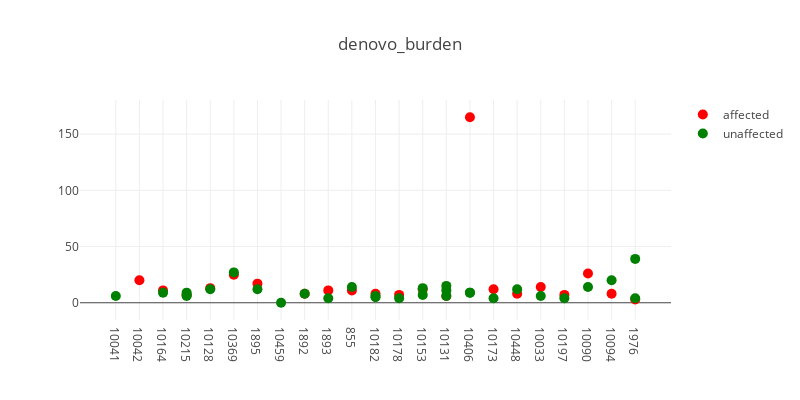
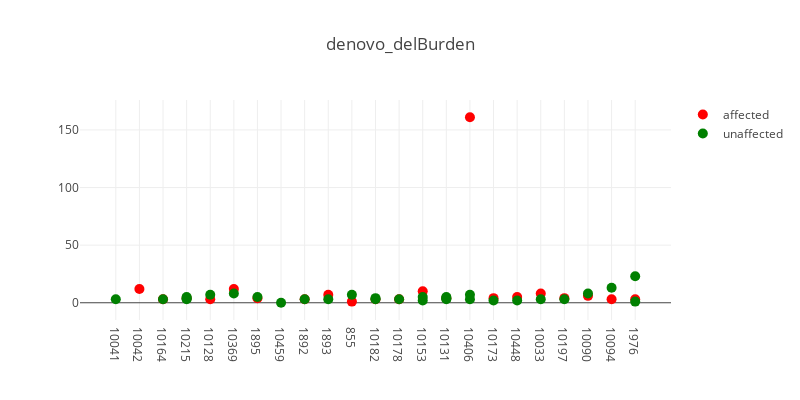
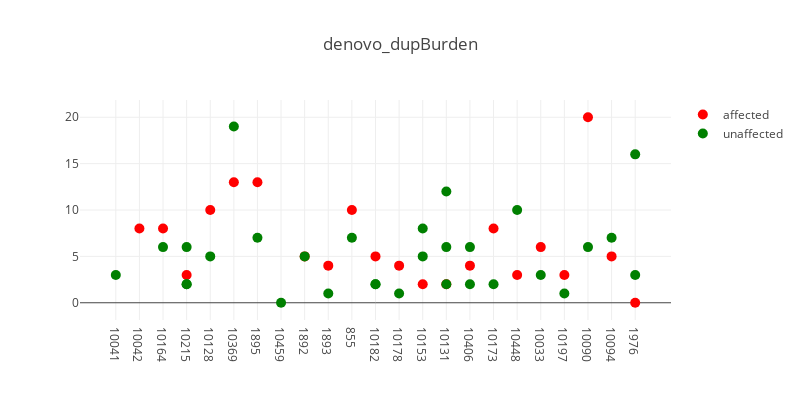
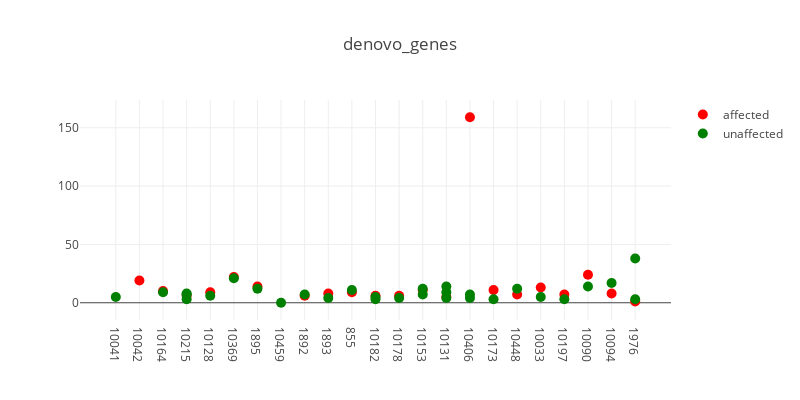

The cell these charts' notebook holds for them, in order:
### Code cell
import glob

data_dir = '/home/sudregp/data/cnv/xhmm/'
files = glob.glob(data_dir + '/denovo*cnv.indiv')
for f in files:
    t_str = '.'.join(f.split('/')[-1].split('.')[:-2])
    plot_plink_cnvs(f, t_str, verbose=True)

### Figure 1 — Plotly figure (JSON) as saved in the notebook; plotly's stock layout.template omitted (floating-point values rounded to 4 significant figures)
{"data": [{"hoverinfo": "text+y", "marker": {"color": "red", "size": 10}, "mode": "markers", "name": "affected", "showlegend": true, "text": ["CLIA_400126", "CLIA_400122", "CLIA_400125", "CLIA_400153", "CCGO_800980", "CLIA_400132", "CLIA_400134", "CLIA_400163", "CLIA_400216", "CLIA_400121", "CLIA_400131", "CLIA_400128", "CLIA_400140", "CLIA_400178", "CLIA_400149", "CLIA_400205", "CLIA_400127", "CLIA_400129", "CLIA_400123", "CLIA_400130", "CLIA_400204"], "type": "scatter", "x": [1, 2, 3, 4, 5, 6, 8, 9, 10, 11, 12, 13, 14, 15, 16, 17, 18, 19, 20, 21, 22], "y": [20, 11, 7, 13, 25, 17, 8, 11, 11, 8, 7, 12, 6, 165, 12, 8, 14, 7, 26, 8, 3]}, {"hoverinfo": "text+y", "hovertext": ["CLIA_400155", "CLIA_400135", "CLIA_400191", "CLIA_400189", "CLIA_400193", "CLIA_400152", "CCGO_800979", "CLIA_400158", "CLIA_400209", "CLIA_400175", "CLIA_400162", "CLIA_400133", "CLIA_400170", "CLIA_400172", "CLIA_400159", "CLIA_400210", "CLIA_400212", "CLIA_400138", "CLIA_400139", "CLIA_400142", "CLIA_400179", "CLIA_400180", "CLIA_400148", "CLIA_400200", "CLIA_400166", "CLIA_400181", "CLIA_400195", "CLIA_400144", "CLIA_400203", "CLIA_400201"], "marker": {"color": "green", "size": 10}, "mode": "markers", "name": "unaffected", "showlegend": true, "type": "scatter", "x": [0, 2, 3, 3, 3, 4, 5, 6, 7, 8, 9, 10, 11, 11, 12, 13, 13, 14, 14, 14, 15, 15, 16, 17, 18, 19, 20, 21, 22, 22], "y": [6, 9, 9, 6, 7, 12, 27, 12, 0, 8, 4, 14, 6, 5, 4, 13, 7, 6, 15, 11, 9, 9, 4, 12, 6, 4, 14, 20, 39, 4]}], "layout": {"height": 400, "hovermode": "closest", "title": "denovo_burden", "width": 800, "xaxis1": {"ticktext": ["10041", "10042", "10164", "10215", "10128", "10369", "1895", "10459", "1892", "1893", "855", "10182", "10178", "10153", "10131", "10406", "10173", "10448", "10033", "10197", "10090", "10094", "1976"], "tickvals": [0, 1, 2, 3, 4, 5, 6, 7, 8, 9, 10, 11, 12, 13, 14, 15, 16, 17, 18, 19, 20, 21, 22], "zeroline": false}}}

### Figure 2 — Plotly figure (JSON) as saved in the notebook; plotly's stock layout.template omitted (floating-point values rounded to 4 significant figures)
{"data": [{"hoverinfo": "text+y", "marker": {"color": "red", "size": 10}, "mode": "markers", "name": "affected", "showlegend": true, "text": ["CLIA_400126", "CLIA_400122", "CLIA_400125", "CLIA_400153", "CCGO_800980", "CLIA_400132", "CLIA_400134", "CLIA_400163", "CLIA_400216", "CLIA_400121", "CLIA_400131", "CLIA_400128", "CLIA_400140", "CLIA_400178", "CLIA_400149", "CLIA_400205", "CLIA_400127", "CLIA_400129", "CLIA_400123", "CLIA_400130", "CLIA_400204"], "type": "scatter", "x": [1, 2, 3, 4, 5, 6, 8, 9, 10, 11, 12, 13, 14, 15, 16, 17, 18, 19, 20, 21, 22], "y": [12, 3, 4, 3, 12, 4, 3, 7, 1, 3, 3, 10, 4, 161, 4, 5, 8, 4, 6, 3, 3]}, {"hoverinfo": "text+y", "hovertext": ["CLIA_400155", "CLIA_400135", "CLIA_400191", "CLIA_400189", "CLIA_400193", "CLIA_400152", "CCGO_800979", "CLIA_400158", "CLIA_400209", "CLIA_400175", "CLIA_400162", "CLIA_400133", "CLIA_400170", "CLIA_400172", "CLIA_400159", "CLIA_400210", "CLIA_400212", "CLIA_400138", "CLIA_400139", "CLIA_400142", "CLIA_400179", "CLIA_400180", "CLIA_400148", "CLIA_400200", "CLIA_400166", "CLIA_400181", "CLIA_400195", "CLIA_400144", "CLIA_400203", "CLIA_400201"], "marker": {"color": "green", "size": 10}, "mode": "markers", "name": "unaffected", "showlegend": true, "type": "scatter", "x": [0, 2, 3, 3, 3, 4, 5, 6, 7, 8, 9, 10, 11, 11, 12, 13, 13, 14, 14, 14, 15, 15, 16, 17, 18, 19, 20, 21, 22, 22], "y": [3, 3, 3, 4, 5, 7, 8, 5, 0, 3, 3, 7, 4, 3, 3, 5, 2, 4, 3, 5, 3, 7, 2, 2, 3, 3, 8, 13, 23, 1]}], "layout": {"height": 400, "hovermode": "closest", "title": "denovo_delBurden", "width": 800, "xaxis1": {"ticktext": ["10041", "10042", "10164", "10215", "10128", "10369", "1895", "10459", "1892", "1893", "855", "10182", "10178", "10153", "10131", "10406", "10173", "10448", "10033", "10197", "10090", "10094", "1976"], "tickvals": [0, 1, 2, 3, 4, 5, 6, 7, 8, 9, 10, 11, 12, 13, 14, 15, 16, 17, 18, 19, 20, 21, 22], "zeroline": false}}}

### Figure 3 — Plotly figure (JSON) as saved in the notebook; plotly's stock layout.template omitted (floating-point values rounded to 4 significant figures)
{"data": [{"hoverinfo": "text+y", "marker": {"color": "red", "size": 10}, "mode": "markers", "name": "affected", "showlegend": true, "text": ["CLIA_400126", "CLIA_400122", "CLIA_400125", "CLIA_400153", "CCGO_800980", "CLIA_400132", "CLIA_400134", "CLIA_400163", "CLIA_400216", "CLIA_400121", "CLIA_400131", "CLIA_400128", "CLIA_400140", "CLIA_400178", "CLIA_400149", "CLIA_400205", "CLIA_400127", "CLIA_400129", "CLIA_400123", "CLIA_400130", "CLIA_400204"], "type": "scatter", "x": [1, 2, 3, 4, 5, 6, 8, 9, 10, 11, 12, 13, 14, 15, 16, 17, 18, 19, 20, 21, 22], "y": [8, 8, 3, 10, 13, 13, 5, 4, 10, 5, 4, 2, 2, 4, 8, 3, 6, 3, 20, 5, 0]}, {"hoverinfo": "text+y", "hovertext": ["CLIA_400155", "CLIA_400135", "CLIA_400191", "CLIA_400189", "CLIA_400193", "CLIA_400152", "CCGO_800979", "CLIA_400158", "CLIA_400209", "CLIA_400175", "CLIA_400162", "CLIA_400133", "CLIA_400170", "CLIA_400172", "CLIA_400159", "CLIA_400210", "CLIA_400212", "CLIA_400138", "CLIA_400139", "CLIA_400142", "CLIA_400179", "CLIA_400180", "CLIA_400148", "CLIA_400200", "CLIA_400166", "CLIA_400181", "CLIA_400195", "CLIA_400144", "CLIA_400203", "CLIA_400201"], "marker": {"color": "green", "size": 10}, "mode": "markers", "name": "unaffected", "showlegend": true, "type": "scatter", "x": [0, 2, 3, 3, 3, 4, 5, 6, 7, 8, 9, 10, 11, 11, 12, 13, 13, 14, 14, 14, 15, 15, 16, 17, 18, 19, 20, 21, 22, 22], "y": [3, 6, 6, 2, 2, 5, 19, 7, 0, 5, 1, 7, 2, 2, 1, 8, 5, 2, 12, 6, 6, 2, 2, 10, 3, 1, 6, 7, 16, 3]}], "layout": {"height": 400, "hovermode": "closest", "title": "denovo_dupBurden", "width": 800, "xaxis1": {"ticktext": ["10041", "10042", "10164", "10215", "10128", "10369", "1895", "10459", "1892", "1893", "855", "10182", "10178", "10153", "10131", "10406", "10173", "10448", "10033", "10197", "10090", "10094", "1976"], "tickvals": [0, 1, 2, 3, 4, 5, 6, 7, 8, 9, 10, 11, 12, 13, 14, 15, 16, 17, 18, 19, 20, 21, 22], "zeroline": false}}}

### Figure 4 — Plotly figure (JSON) as saved in the notebook; plotly's stock layout.template omitted (floating-point values rounded to 4 significant figures)
{"data": [{"hoverinfo": "text+y", "marker": {"color": "red", "size": 10}, "mode": "markers", "name": "affected", "showlegend": true, "text": ["CLIA_400126", "CLIA_400122", "CLIA_400125", "CLIA_400153", "CCGO_800980", "CLIA_400132", "CLIA_400134", "CLIA_400163", "CLIA_400216", "CLIA_400121", "CLIA_400131", "CLIA_400128", "CLIA_400140", "CLIA_400178", "CLIA_400149", "CLIA_400205", "CLIA_400127", "CLIA_400129", "CLIA_400123", "CLIA_400130", "CLIA_400204"], "type": "scatter", "x": [1, 2, 3, 4, 5, 6, 8, 9, 10, 11, 12, 13, 14, 15, 16, 17, 18, 19, 20, 21, 22], "y": [19, 10, 6, 9, 22, 14, 6, 8, 9, 6, 6, 11, 5, 159, 11, 7, 13, 7, 24, 8, 1]}, {"hoverinfo": "text+y", "hovertext": ["CLIA_400155", "CLIA_400135", "CLIA_400191", "CLIA_400189", "CLIA_400193", "CLIA_400152", "CCGO_800979", "CLIA_400158", "CLIA_400209", "CLIA_400175", "CLIA_400162", "CLIA_400133", "CLIA_400170", "CLIA_400172", "CLIA_400159", "CLIA_400210", "CLIA_400212", "CLIA_400138", "CLIA_400139", "CLIA_400142", "CLIA_400179", "CLIA_400180", "CLIA_400148", "CLIA_400200", "CLIA_400166", "CLIA_400181", "CLIA_400195", "CLIA_400144", "CLIA_400203", "CLIA_400201"], "marker": {"color": "green", "size": 10}, "mode": "markers", "name": "unaffected", "showlegend": true, "type": "scatter", "x": [0, 2, 3, 3, 3, 4, 5, 6, 7, 8, 9, 10, 11, 11, 12, 13, 13, 14, 14, 14, 15, 15, 16, 17, 18, 19, 20, 21, 22, 22], "y": [5, 9, 8, 3, 7, 6, 21, 12, 0, 7, 4, 11, 5, 3, 4, 12, 7, 4, 14, 9, 7, 4, 3, 12, 5, 3, 14, 17, 38, 3]}], "layout": {"height": 400, "hovermode": "closest", "title": "denovo_genes", "width": 800, "xaxis1": {"ticktext": ["10041", "10042", "10164", "10215", "10128", "10369", "1895", "10459", "1892", "1893", "855", "10182", "10178", "10153", "10131", "10406", "10173", "10448", "10033", "10197", "10090", "10094", "1976"], "tickvals": [0, 1, 2, 3, 4, 5, 6, 7, 8, 9, 10, 11, 12, 13, 14, 15, 16, 17, 18, 19, 20, 21, 22], "zeroline": false}}}
